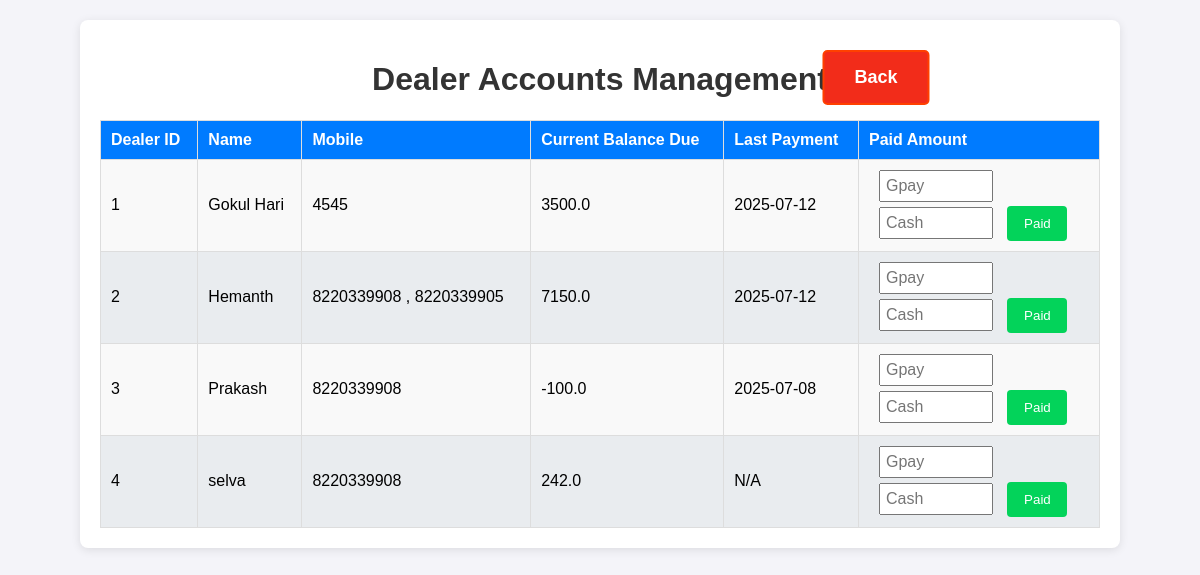
Page /dealer_accounts on the earlier database version.
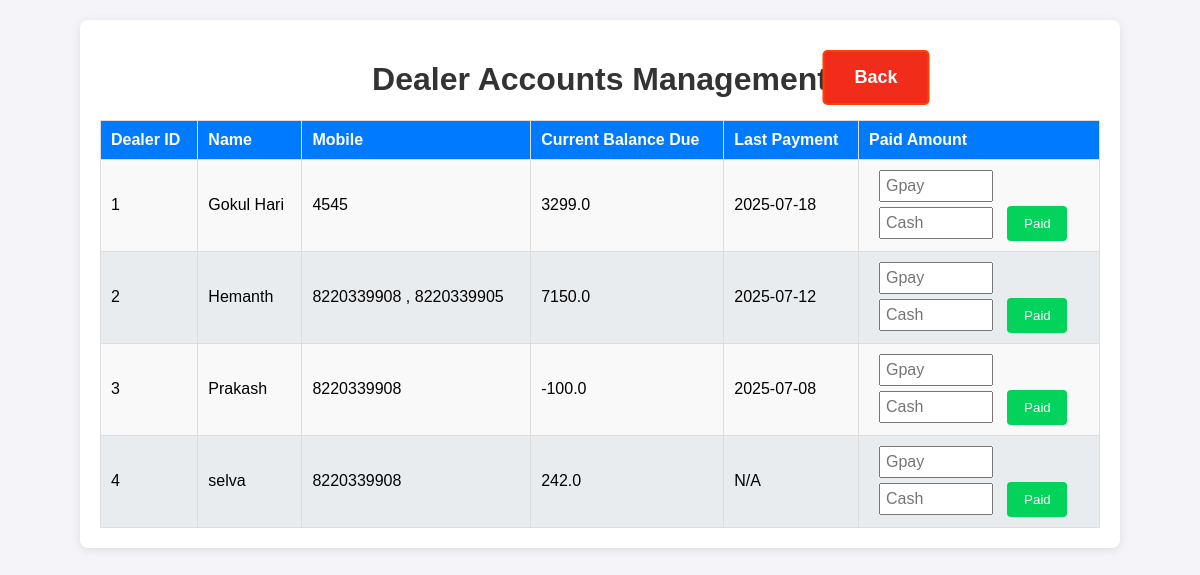
Same page on the later database version.
### app.py (models this page shows)
class Dealer_details(db.Model):
    id = db.Column(db.Integer, primary_key=True)
    dealer_id = db.Column(db.String(100), nullable=False, unique=True)
    name = db.Column(db.String(100), nullable=False)
    mobile = db.Column(db.String(15), nullable=False)
    address = db.Column(db.String(400), nullable=True)
    aadhaar_file = db.Column(db.String(400))  # Path to Aadhaar copy
    photo_file = db.Column(db.String(400))

class DealerAccounts(db.Model):
    id = db.Column(db.Integer, primary_key=True)
    dealer_id = db.Column(db.String(100), db.ForeignKey('dealer_details.dealer_id'), nullable=False, unique=True)
    current_balance = db.Column(db.Float, default=0.0)
    last_payment_date = db.Column(db.DateTime)
    dealer = db.relationship('Dealer_details', backref='account')

### app.py (the view)
@app.route('/dealer_accounts')
def dealer_accounts():
    dealers = Dealer_details.query.outerjoin(DealerAccounts, Dealer_details.dealer_id == DealerAccounts.dealer_id).add_entity(DealerAccounts).order_by(Dealer_details.name.asc()).all()
    return render_template("dealer_accounts.html", dealers=dealers)

### templates/dealer_accounts.html (shortened to what this page needs)
<!DOCTYPE html>
<html lang="en">
    <head>
    <link rel="stylesheet" href="/static/styles.css">
</head>
<body>
    <div class="container dealer_accounts_container">
        <h1>Dealer Accounts Management</h1>
        <a href="/" class="back">Back</a>
        <table class="dealer_accounts">
            <thead>
                <tr>
                    <th>Dealer ID</th>
                    <th>Name</th>
                    <th>Mobile</th>
                    <th>Current Balance Due</th>
                    <th>Last Payment</th>
                    <th class="action">Paid Amount</th>
                </tr>
            </thead>
            <tbody>
                {% for dealer, account in dealers %}
                <tr>
                    <td>{{ dealer.dealer_id }}</td>
                    <td>{{ dealer.name }}</td>
                    <td>{{ dealer.mobile }}</td>
                    <td>{{ account.current_balance if account else 0 }}</td>
                    <td>{{ account.last_payment_date.strftime("%Y-%m-%d") if account and account.last_payment_date else "N/A" }}</td>
                    <td>
                        <form method="POST" action="{{ url_for('update_payment', dealer_id=dealer.dealer_id) }}">
                            <input class="amount" type="number" name="amount_paid_gpay" step="0.01" placeholder="Gpay" required>
                            <input class="amount" style="margin-top: 5px;" type="number" name="amount_paid_cash" step="0.01" placeholder="Cash" required>
                            <button class="pay" type="submit">Paid</button>
                        </form>
                    </td>
                </tr>
                {% endfor %}
            </tbody>
        </table>
    </div>
</body>
</html>

### static/styles.css (style rules this page uses)
body { font-family: Arial, sans-serif; background-color: #f4f4f9; margin: 0; padding: 0; }
.container { max-width: 800px; margin: 20px auto; background: #fff; padding: 20px; border-radius: 8px; box-shadow: 0 2px 10px rgba(0, 0, 0, 0.1); }
.dealer_accounts_container { max-width: 1000px; }
h1, h2 { color: #333; text-align: center; }
table { width: 100%; border-collapse: collapse; margin-top: 10px; }
table th, table td { padding: 10px; border: 1px solid #ddd; text-align: left; }
table th { background-color: #007bff; color: white; }
table tbody tr:nth-child(odd) { background-color: #f9f9f9; }
table tbody tr:nth-child(even) { background-color: #e9ecef; }
a { display: inline-block; padding: 15px 30px; font-size: 18px; font-weight: bold; text-align: center; text-decoration: none; background-color: #007bff; color: white; border-radius: 5px; border: 2px solid #007bff; transition: all 0.3s ease; position: absolute; left: 50%; transform: translateX(-50%); transition: transform 0.2s, background-color 0.2s; }
.back { background-color: #f22c1a; border: 2px solid #ff4000; top: 50px; left: 73%; }
.history_data input, .dealer_accounts input { width: 50px; padding: 5px; font-size: 16px; }
.history_data .password, .dealer_accounts .amount { width: 120px; margin-left: 10px; margin-right: 10px; }
.history_data button, .dealer_accounts button { background-color: #03d35a; color: white; padding: 5px 10px; border: none; cursor: pointer; border-radius: 4px; }
.dealer_accounts .action { width: 220px; }
.dealer_accounts .amount { width: 100px; }
.dealer_accounts .pay { width: 60px; height: 35px; }

Differences in the rows shown:
changed through a linked row, Dealer_details "Gokul Hari": current_balance "3500.0" → "3299.0"; last_payment_date "2025-07-12" → "2025-07-18"
